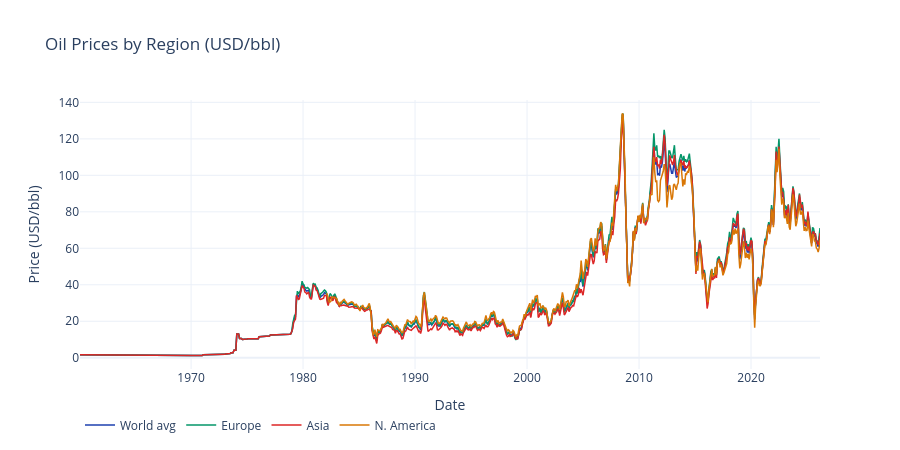

The notebook cell this image was saved under:
### Markdown cell above
## 4. Regional Price Divergence

### Code cell
# How far does Asia diverge from the world average?
# North America data starts later (WTI vs Brent spread becomes visible)
regional = prices.dropna(subset=['price_europe', 'price_asia'])

fig = go.Figure()

for col, name, color in [
    ('price_world',         'World avg', '#1E40AF'),
    ('price_europe',        'Europe',    '#059669'),
    ('price_asia',          'Asia',      '#DC2626'),
    ('price_north_america', 'N. America','#D97706'),
]:
    subset = prices.dropna(subset=[col])
    fig.add_trace(go.Scatter(
        x=subset.index, y=subset[col],
        mode='lines', name=name,
        line=dict(color=color, width=1.5)
    ))

fig.update_layout(
    title='Oil Prices by Region (USD/bbl)',
    xaxis_title='Date', yaxis_title='Price (USD/bbl)',
    template='plotly_white', height=450, hovermode='x unified',
    legend=dict(orientation='h', y=-0.15)
)
fig.show()

### Figure 1 — Plotly figure (JSON) as saved in the notebook; plotly's stock layout.template omitted (floating-point values rounded to 4 significant figures; data arrays with more than 128 entries replaced by an {"elided": "..."} marker saying what was removed)
{"data": [{"line": {"color": "#1E40AF", "width": 1.5}, "mode": "lines", "name": "World avg", "type": "scatter", "x": {"elided": "794 str values"}, "y": {"elided": "794 float values"}}, {"line": {"color": "#059669", "width": 1.5}, "mode": "lines", "name": "Europe", "type": "scatter", "x": {"elided": "794 str values"}, "y": {"elided": "794 float values"}}, {"line": {"color": "#DC2626", "width": 1.5}, "mode": "lines", "name": "Asia", "type": "scatter", "x": {"elided": "794 str values"}, "y": {"elided": "794 float values"}}, {"line": {"color": "#D97706", "width": 1.5}, "mode": "lines", "name": "N. America", "type": "scatter", "x": {"elided": "530 str values"}, "y": {"elided": "530 float values"}}], "layout": {"height": 450, "hovermode": "x unified", "legend": {"orientation": "h", "y": -0.15}, "title": {"text": "Oil Prices by Region (USD/bbl)"}, "xaxis": {"title": {"text": "Date"}}, "yaxis": {"title": {"text": "Price (USD/bbl)"}}}}
